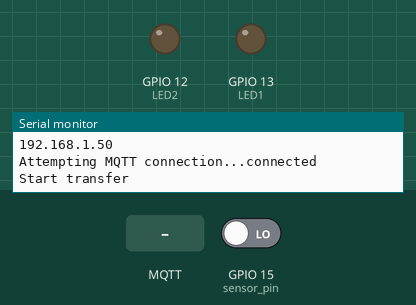
Bench run of a sketch on a simulated ESP32. Shown: output pins drawn as LEDs (lit = HIGH), the last lines printed to the serial monitor. Inputs (shaded band) come from the test bench; at power-on: GPIO 15 (sensor_pin) LOW. WiFi joins after 1.5 s; servers stay silent unless stated; random numbers use the default seed unless the sketch sets one; no MQTT or app messages arrive unless stated.

Above: at 2.7 s.
2.8 s: MQTT message "ON1" arrives on the first subscribed topic
At 3.5 s:
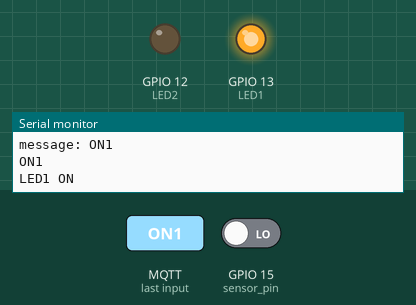
4.3 s: MQTT message "ON2" arrives on the first subscribed topic
At 4.7 s:
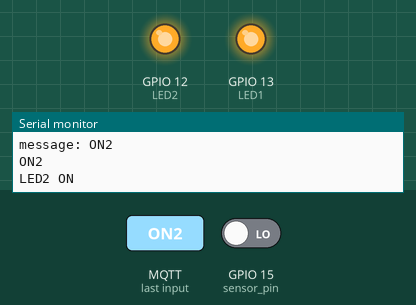
Timing chart, 0 to 7.3 s (numbered marks = the images above; inputs shaded):
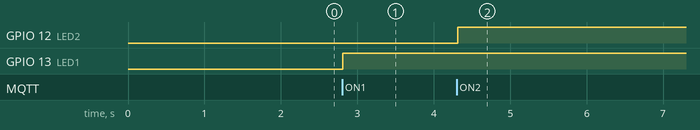

Measured:
- after the input at 2.8 s, GPIO 13 (LED1): LOW → HIGH at once
- after the input at 4.3 s, GPIO 12 (LED2): LOW → HIGH at once

The sketch:

internet_2leds.ino
```cpp
// Source: https://khuenguyencreator.com/lap-trinh-esp32-mqtt-bat-tat-den-voi-hivemq-broker/

#include <WiFi.h>
#include <PubSubClient.h>
#define LED1 13
#define LED2 12
#define sensor_pin 15

int sensor_state = 0;
long lastMsg = 0; // for delay sensor
/*
Step 1: Hardware Setup
LED1 -> ESP32:
- VCC LED1 -> pin 13
- VCC LED2 -> pin 12
- VCC LED1 -> pin 15
- GND -> GND
Step 2: Setup wifi ssid and password (your wifi name and password)
Step 3: Go to http://www.hivemq.com/demos/websocket-client/, setup Username and Password, then fill at MQTT_USER and MQTT_PASSWORD
Step 4: Upload the code to ESP32 using Arduino IDE (remember set port and board). Hold boot button when reaching at "..." part.
Step 5: Back to Websocket site, click Connect, then on Publish, replace topic with "MQTT_ESP32/LED1". Do same on Subcribe area.
Step 6: On Publish area, type "ON" and click Publish button, your LED should be flash and the Subcribe should says message "ON"
Step 7: Try with "OFF" to turn off led. Done
*/

String ledStatus1 = "OFF";

// Wifi config
const char* ssid = "ULTIMATE";
const char* password = "dream620";

// MQTT config and user config: https://www.hivemq.com/public-mqtt-broker/
#define MQTT_SERVER "broker.mqttdashboard.com"
//#define MQTT_SERVER "192.168.1.10"
#define MQTT_PORT 1883
#define MQTT_USER ""
#define MQTT_PASSWORD ""

#define MQTT_LED1_TOPIC "LED/Status"

unsigned long previousMillis = 0;
const long interval = 5000;

WiFiClient wifiClient;
PubSubClient client(wifiClient);


void setup_wifi() {
  Serial.print("Connecting to ");
  Serial.println(ssid);
  WiFi.mode(WIFI_STA);
  WiFi.begin(ssid, password);
  while (WiFi.status() != WL_CONNECTED) {
    delay(500);
    Serial.print(".");
  }
  Serial.println("");
  Serial.println("WiFi connected");
  Serial.println("IP address: ");
  Serial.println(WiFi.localIP());
}

void connect_to_broker() {
  while (!client.connected()) {
    Serial.print("Attempting MQTT connection...");
    String clientId = "ESP32";
    clientId += String(random(0xffff), HEX);
    if (client.connect(clientId.c_str())) {
      Serial.println("connected");
      client.subscribe(MQTT_LED1_TOPIC);
    } else {
      Serial.print("failed, rc=");
      Serial.print(client.state());
      Serial.println(" try again in 2 seconds");
      delay(2000);
    }
  }
}

void callback(char* topic, byte *payload, unsigned int length) {
  char status[20];
  Serial.println("-------new message from broker-----");
  Serial.print("topic: ");
  Serial.println(topic);
  Serial.print("message: ");
  Serial.write(payload, length);
  Serial.println();
  for(int i = 0; i<length; i++)
  {
    status[i] = payload[i];
  }
  Serial.println(status);
  if(String(topic) == MQTT_LED1_TOPIC)
  {
    if(String(status) == "OFF")
    {
      ledStatus1 = "OFF";
      digitalWrite(LED1, LOW);
      digitalWrite(LED2, LOW);
      Serial.println("LEDs OFF");
    }
    else if(String(status) == "ON1")
    {
      ledStatus1 = "ON1";
      digitalWrite(LED1, HIGH);
      digitalWrite(LED2, LOW);
      Serial.println("LED1 ON");
    }
    else if(String(status) == "ON2")
    {
      ledStatus1 = "ON2";
      digitalWrite(LED1, HIGH);
      digitalWrite(LED2, HIGH);
      Serial.println("LED2 ON");
    }
  }
}

void setup() {
  Serial.begin(9600);
  Serial.setTimeout(500);
  setup_wifi();
  client.setServer(MQTT_SERVER, MQTT_PORT );
  client.setCallback(callback);
  connect_to_broker();
  Serial.println("Start transfer");
  //pinMode(BUT1, INPUT_PULLUP);
  pinMode(LED1, OUTPUT);
  pinMode(LED2, OUTPUT);
}


void loop() {
  client.loop();
  if (!client.connected()) {
    connect_to_broker();
  }
  client.loop();
  long now = millis();
  if (now - lastMsg > 5000) {
    lastMsg = now;
    // Convert the value to a char array
    char *sensor_publish_text;
    sensor_state = digitalRead(sensor_pin);
    if (sensor_state == HIGH) {
      sensor_publish_text = "LED_ON";
      Serial.print("Publish: ");
      Serial.println(sensor_publish_text);
      client.publish("LED/Sensor", sensor_publish_text);
    }
    else if (sensor_state == LOW) {
      sensor_publish_text = "LED_OFF";
      Serial.print("Publish: ");
      Serial.println(sensor_publish_text);
      client.publish("LED/Sensor", sensor_publish_text);
    }
    else {
      Serial.println("Not published at all...");
      sensor_publish_text = "Not published at all...";
      client.publish("LED/Sensor", sensor_publish_text);
    }
  }
}
```
